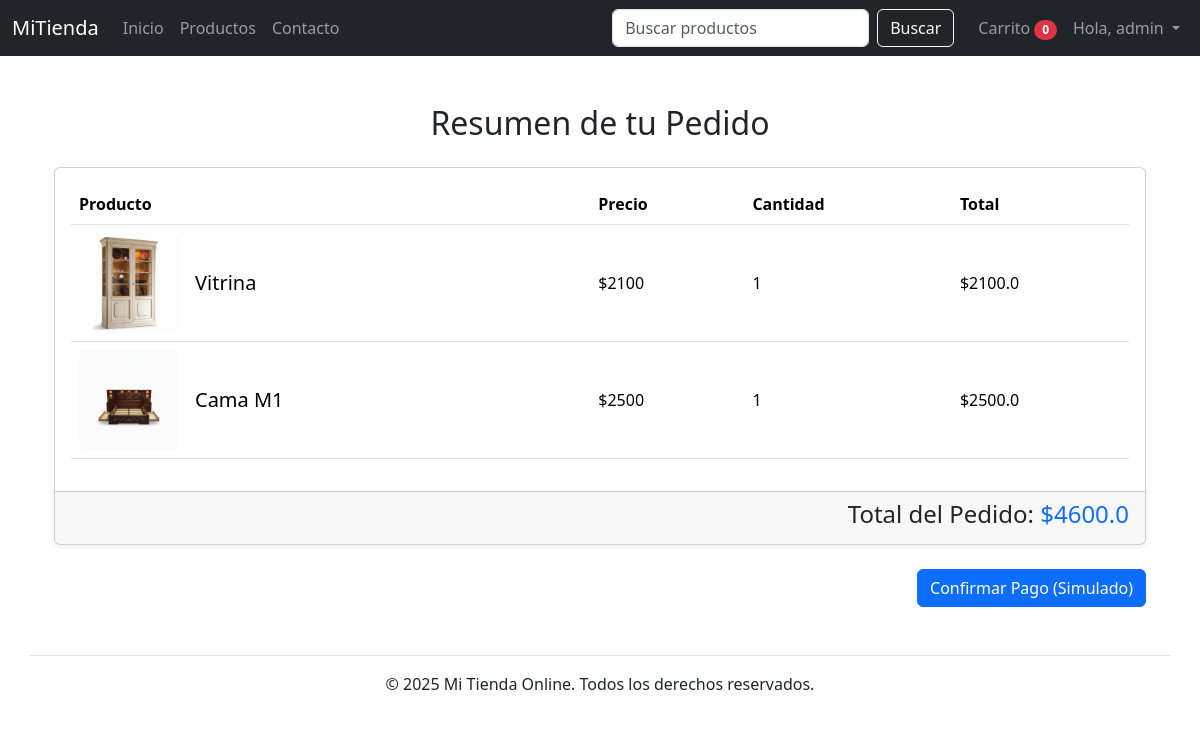
The app's page /place_order/1/ (signed in) with its own data.
### store/models.py (models this page shows, shortened)
class OrderItem(models.Model):
    order = models.ForeignKey(Order, on_delete=models.CASCADE)
    product = models.CharField(max_length=200)
    image = models.ImageField(upload_to='order_images/')
    quantity = models.CharField(max_length=20)
    price = models.CharField(max_length=50)
    total = models.CharField(max_length=1000)

class Order(models.Model):
    user = models.ForeignKey(User, on_delete=models.CASCADE)
    first_name = models.CharField(max_length=100)
    last_name = models.CharField(max_length=100)
    country = models.CharField(max_length=100)
    address = models.TextField()
    city = models.CharField(max_length=100)
    state = models.CharField(max_length=100)
    postcode = models.IntegerField()
    phone = models.IntegerField()
    email = models.EmailField(max_length=100)
    amount = models.CharField(max_length=100)
    date = models.DateField(auto_now_add=True)
    paid = models.BooleanField(default=False)
    payment_id = models.CharField(max_length=300, null=True, blank=True)

### store/views.py (the view)
# urls.py: path('place_order/<int:order_id>/', views.place_order, name='place_order'),
@login_required(login_url='/login/')
def place_order(request, order_id):
    order = Order.objects.get(id=order_id)
    context = {'order': order}
    return render(request, 'store/place_order.html', context)

### templates/store/place_order.html (shortened to what this page needs)
{% extends 'main/base.html' %}
{% load static %}
{% block content %}
<div class="container mt-5">
    <h2 class="text-center mb-4">Resumen de tu Pedido</h2>
    <div class="row">
        <div class="col-12">
            <div class="card shadow-sm">
                <div class="card-body">
                    <div class="table-responsive">
                        <table class="table table-hover align-middle">
                            <thead>
                                <tr>
                                    <th scope="col">Producto</th>
                                    <th scope="col">Precio</th>
                                    <th scope="col">Cantidad</th>
                                    <th scope="col">Total</th>
                                </tr>
                            </thead>
                            <tbody>
                                {% for item in order.orderitem_set.all %}
                                <tr>
                                    <td>
                                        <div class="d-flex align-items-center">
                                            <img src="/media/{{ item.image }}" alt="{{ item.product }}" class="img-fluid rounded me-3" style="width: 100px;">
                                            <div>
                                                <h5 class="mb-0">{{ item.product }}</h5>
                                            </div>
                                        </div>
                                    </td>
                                    <td>${{ item.price }}</td>
                                    <td>{{ item.quantity }}</td>
                                    <td>${{ item.total }}</td>
                                </tr>
                                {% endfor %}
                            </tbody>
                        </table>
                    </div>
                </div>
                <div class="card-footer d-flex justify-content-end">
                    <h4>Total del Pedido: <span class="text-primary">${{ order.amount }}</span></h4>
                </div>
            </div>
            <div class="d-flex justify-content-end mt-4">
                <form action="{% url 'payment_success' %}" method="POST">
                    <button type="submit" class="btn btn-primary">Confirmar Pago (Simulado)</button>
                </form>
            </div>
        </div>
    </div>
</div>
{% endblock content %}

### templates/main/base.html (shortened to what this page needs)
{% load static %}
{% load cart_tag %}
<!DOCTYPE html>
<html lang="es">
<head>
    <link href="https://cdn.jsdelivr.net/npm/bootstrap@5.3.3/dist/css/bootstrap.min.css" rel="stylesheet">
</head>
<body>
    <nav class="navbar navbar-expand-lg navbar-dark bg-dark">
        <div class="container-fluid">
            <a class="navbar-brand" href="{% url 'index' %}">MiTienda</a>
            <div class="collapse navbar-collapse" id="navbarNav">
                <ul class="navbar-nav me-auto mb-2 mb-lg-0">
                    <li class="nav-item">
                        <a class="nav-link" href="{% url 'index' %}">Inicio</a>
                    </li>
                    <li class="nav-item">
                        <a class="nav-link" href="{% url 'shop' %}">Productos</a>
                    </li>
                    <li class="nav-item">
                        <a class="nav-link" href="{% url 'contact' %}">Contacto</a>
                    </li>
                </ul>
                <form class="d-flex me-3" action="{% url 'search' %}" method="get">
                    <input class="form-control me-2" type="search" placeholder="Buscar productos" aria-label="Search" name="query">
                    <button class="btn btn-outline-light" type="submit">Buscar</button>
                </form>
                <ul class="navbar-nav">
                    <li class="nav-item">
                        <a class="nav-link" data-bs-toggle="offcanvas" href="#offcanvasCart" role="button" aria-controls="offcanvasCart">
                            Carrito <span class="badge rounded-pill bg-danger">{{ request.session.cart|length }}</span>
                        </a>
                    </li>
                    {% if user.is_authenticated %}
                        <li class="nav-item dropdown">
                            <a class="nav-link dropdown-toggle" href="#" id="navbarDropdown" role="button" data-bs-toggle="dropdown" aria-expanded="false">
                                Hola, {{ user.username }}
                            </a>
                        </li>
                    {% else %}
                        <li class="nav-item">
                            <a class="nav-link" href="{% url 'login' %}">Iniciar Sesión</a>
                        </li>
                    {% endif %}
                </ul>
            </div>
        </div>
    </nav>
    <main class="container mt-4">
        {% block content %}
        {% endblock content %}
    </main>
    <footer class="container mt-5 py-3 border-top text-center">
         <p>&copy; 2025 Mi Tienda Online. Todos los derechos reservados.</p>
    </footer>
</body>
</html>

### records on screen
OrderItem: image (picture), product "Vitrina", price "2100", quantity "1", total "2100.0"
OrderItem: image (picture), product "Cama M1", price "2500", quantity "1", total "2500.0"
Order: amount "4600.0"

### other values on screen
{{ request.session.cart|length }} "0"
{{ user.username }} "admin"
